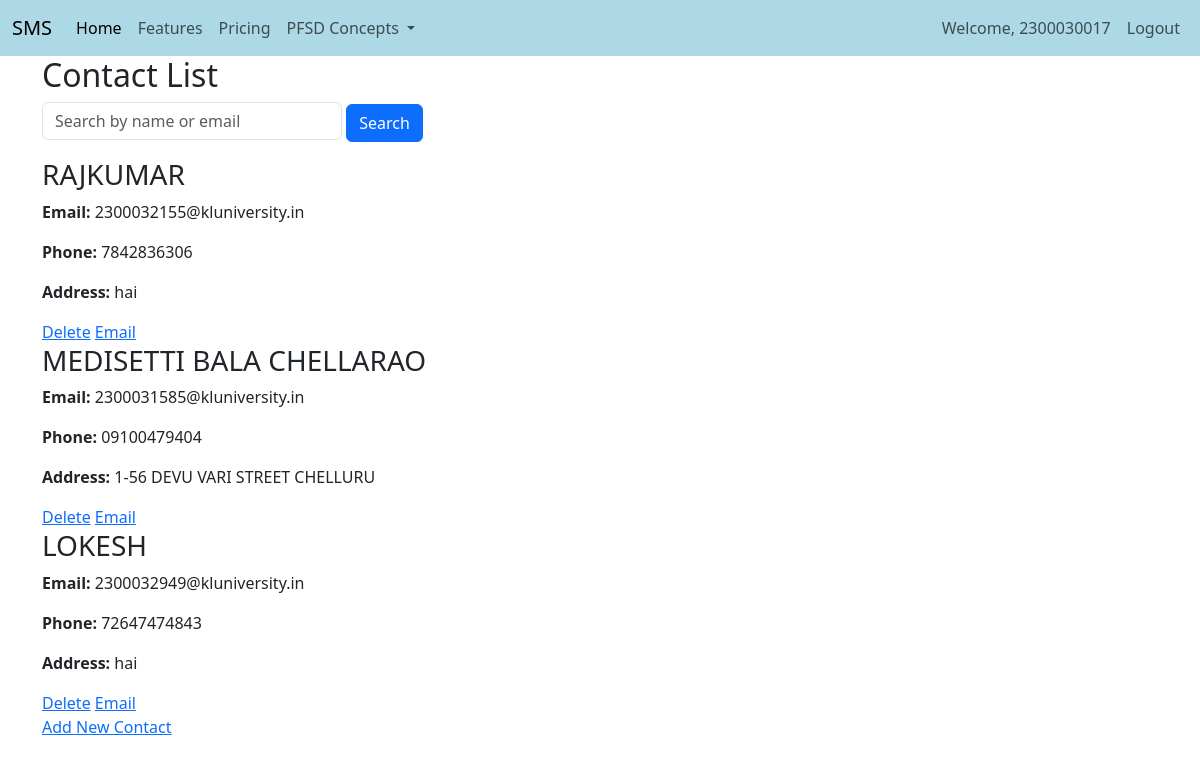
The page /contact_list (signed in) on the database its author committed.
### adminapp/models.py (models this page shows, shortened)
class Contact(models.Model):
    name = models.CharField(max_length=100)
    email = models.EmailField(unique=True)
    phone_number = models.CharField(max_length=15)
    address = models.TextField()

### adminapp/views.py (the view)
# urls.py: path('contact_list', views.contact_list, name='contact_list'),
def contact_list(request):
    query = request.GET.get('q')
    if query:
        contacts = Contact.objects.filter(models.Q(name__icontains=query) | models.Q(email__icontains=query))
    else:
        contacts = Contact.objects.all()
    return render(request, 'adminapp/contact_list.html', {'contacts': contacts})

### templates/adminapp/contact_list.html (shortened to what this page needs)
{% extends 'Navbar/ProjectNavbar.html' %}
{% load static %}
{% block body %}
<div class="container">
    <h2>Contact List</h2>
    <form method="get" action=".">
        <input type="text" name="q" placeholder="Search by name or email" class="form-control" style="width: 300px; display: inline-block;">
        <button class="btn btn-primary" type="submit">Search</button>
    </form>
    <div class="mt-3">
        {% for contact in contacts %}
            <div class="contact-card">
                <h3>{{ contact.name|upper }}</h3>
                <p><strong>Email:</strong> {{ contact.email }}</p>
                <p><strong>Phone:</strong> {{ contact.phone_number }}</p>
                <p><strong>Address:</strong> {{ contact.address }}</p>
                <a href="{% url 'delete_contact' contact.pk %}" class="btn-delete">Delete</a>
                <a href="mailto:{{ contact.email }}" class="btn-email">Email</a>
            </div>
        {% empty %}
            <p>No contacts found.</p>
        {% endfor %}
    </div>
    <a href="{% url 'add_contact' %}" class="btn-add mt-3">Add New Contact</a>
</div>
{% endblock %}

### templates/Navbar/ProjectNavbar.html (shortened to what this page needs)
<!DOCTYPE html>
<html lang="en">
<head>
    <link href="https://cdn.jsdelivr.net/npm/bootstrap@5.3.3/dist/css/bootstrap.min.css" rel="stylesheet">
</head>
<body>
<nav class="navbar navbar-expand-lg navbar-red">
  <div class="container-fluid">
    <a class="navbar-brand" href="{% url 'projecthomepage' %}">SMS</a>
    <div class="collapse navbar-collapse" id="navbarNavDropdown">
      <ul class="navbar-nav">
        <li class="nav-item">
          <a class="nav-link active" aria-current="page" href="#">Home</a>
        </li>
        <li class="nav-item">
          <a class="nav-link" href="#">Features</a>
        </li>
        <li class="nav-item">
          <a class="nav-link" href="#">Pricing</a>
        </li>
        <li class="nav-item dropdown">
          <a class="nav-link dropdown-toggle" href="#" role="button" data-bs-toggle="dropdown" aria-expanded="false">
            PFSD Concepts
          </a>
        </li>
      </ul>
      <ul  class="navbar-nav ms-auto">
    <li>
        {% if user.is_authenticated %}
        <li class="nav-item">
        <span class="nav-link">Welcome, {{ user.username }}</span>
    </li>
          <li class="nav-item">
          <a class="nav-link" href="{% url 'logout' %}">Logout</a>
          </li>
        {% endif %}
 </li>
      </ul>
    </div>
  </div>
</nav>
{% block body %}
{% endblock %}
</body>
</html>

### templates/Navbar/ProjectNavbar.html (style rules this page uses)
.navbar-red { background-color:LightBlue !important; }

### rows shown on the page
Contact: name "RAJKUMAR", email "2300032155@kluniversity.in", phone_number "7842836306", address "hai"
Contact: name "MEDISETTI BALA CHELLARAO", email "2300031585@kluniversity.in", phone_number "09100479404", address "1-56 DEVU VARI STREET CHELLURU"
Contact: name "LOKESH", email "2300032949@kluniversity.in", phone_number "72647474843", address "hai"

### other values the page prints
{{ user.username }} "2300030017"
